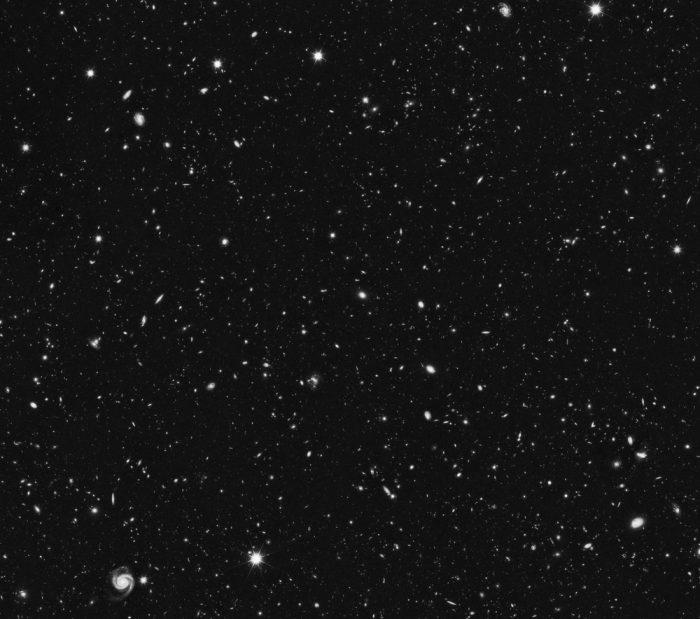
#> input picture deep_space_gray2.jpg, 700 x 619 px
$ python runFilter_4comp.py
#> lines starting #> are read from the running program, lines starting #| are printed output that depends on the picture
### bokeh_funcs_4comp.py
import numpy as np
import math
import scipy.signal as signal
import matplotlib.pyplot as plt


def createSpace(radius):
    space = np.linspace(-radius,radius,radius+radius+1,dtype='float64')[np.newaxis]
    spacefloat = space.astype('float64')
    return spacefloat


def setVariables(a1,b1,A1,B1,a2,b2,A2,B2,a3,b3,A3,B3,a4,b4,A4,B4):
    parms = np.array([a1,b1,A1,B1,a2,b2,A2,B2,a3,b3,A3,B3,a4,b4,A4,B4])
    return parms

def scaleVariables(parms,amount):
    parms[0] *= amount
    parms[1] *= amount
    parms[4] *= amount
    parms[5] *= amount
    parms[8] *= amount
    parms[9] *= amount
    parms[12]*= amount
    parms[13]*= amount
    return parms


def createImg(image):
#> called with image = 'deep_space_gray2.jpg'
    img = plt.imread(image)
#> img is the input picture: shape (619, 700); min 0, max 255, mean 20.8
    img = img.astype('float64')
    return img


def createHKernel(a1,b1,a2,b2,a3,b3,a4,b4,space):
    # This function is mostly taken from Dr. Mike Pound at
    # https://github.com/mikepound/convolve
    size = space.shape
    lengt = size[1]

    kernel1_complex = np.zeros(lengt,dtype='complex64')[np.newaxis]
    kernel1_complex.real = np.exp(-a1* (space**2)) * np.cos(b1 * (space**2))
    kernel1_complex.imag = np.exp(-a1* (space**2)) * np.sin(b1 * (space**2))

    kernel2_complex = np.zeros(lengt,dtype='complex64')[np.newaxis]
    kernel2_complex.real = np.exp(-a2* (space**2)) * np.cos(b2 * (space**2))
    kernel2_complex.imag = np.exp(-a2* (space**2)) * np.sin(b2 * (space**2))

    kernel3_complex = np.zeros(lengt,dtype='complex64')[np.newaxis]
    kernel3_complex.real = np.exp(-a3* (space**2)) * np.cos(b3 * (space**2))
    kernel3_complex.imag = np.exp(-a3* (space**2)) * np.sin(b3 * (space**2))

    kernel4_complex = np.zeros(lengt,dtype='complex64')[np.newaxis]
    kernel4_complex.real = np.exp(-a4* (space**2)) * np.cos(b4 * (space**2))
    kernel4_complex.imag = np.exp(-a4* (space**2)) * np.sin(b4 * (space**2))
    return np.array([kernel1_complex,kernel2_complex,\
                     kernel3_complex,kernel4_complex])


def createVKernel(hkernel):
    kernel = hkernel.T
    return kernel


def visualizeKernel(kernel_1,kernel_2,kernel_3,kernel_4,\
                    A1,B1,A2,B2,A3,B3,A4,B4):
#> called with kernel_1 = array of shape (1, 101), kernel_2 = array of shape (1, 101), kernel_3 = array of shape (1, 101), kernel_4 = array of shape (1, 101), A1 = -5.77, B1 = 46.16, A2 = 9.8, B2 = -15.23
    kernel1 = np.multiply(kernel_1,kernel_1.T)
    kernel2 = np.multiply(kernel_2,kernel_2.T)
    kernel3 = np.multiply(kernel_3,kernel_3.T)
    kernel4 = np.multiply(kernel_3,kernel_3.T)
    fullkernel = A1*kernel1.real + B1*kernel1.imag +\
                 A2*kernel2.real + B2*kernel2.imag +\
                 A3*kernel3.real + B3*kernel3.imag +\
                 A4*kernel4.real + B4*kernel4.imag


    f,axarr = plt.subplots(1,3)
    axarr[0].imshow(kernel1.real+kernel2.real+kernel3.real+kernel4.real\
                    ,cmap='gray',interpolation='nearest')
    axarr[1].imshow(kernel1.imag+kernel2.imag+kernel3.imag+kernel4.imag\
                    ,cmap='gray',interpolation='nearest')
    axarr[2].imshow(fullkernel,cmap='gray',interpolation='nearest')
    plt.show()
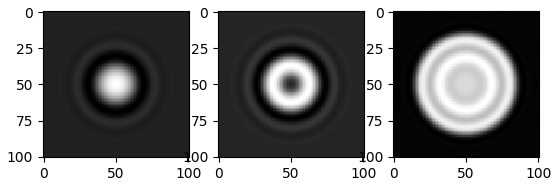
#> figure drawn by matplotlib, 3 panels
#> in visualizeStem, `plt.show()`:
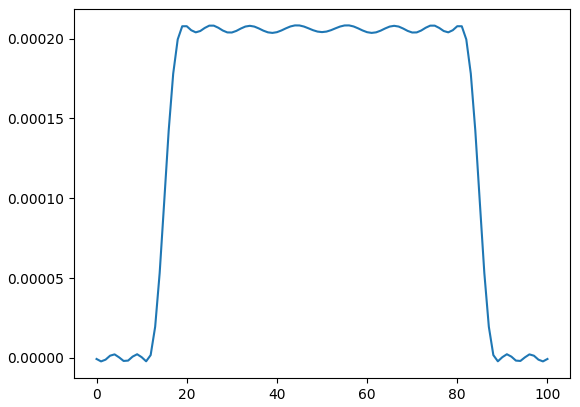
#> figure drawn by matplotlib, 1 panel; curve peaks at x = 44, y = 0.000208


def Bokeh(img,kernel_h1,kernel_h2,kernel_h3,kernel_h4,\
          A1,B1,A2,B2,A3,B3,A4,B4):
#> called with kernel_h1 = array of shape (1, 101), kernel_h2 = array of shape (1, 101), kernel_h3 = array of shape (1, 101), kernel_h4 = array of shape (1, 101), A1 = -5.77, B1 = 46.16, A2 = 9.8, B2 = -15.23
    kernel_v1 = kernel_h1.T
    kernel_v2 = kernel_h2.T
    kernel_v3 = kernel_h3.T
    kernel_v4 = kernel_h4.T
    img_h_1 = signal.convolve2d(img,kernel_h1,boundary='symm')
    img_v_1 = signal.convolve2d(img_h_1,kernel_v1,boundary='symm')
    img_out1 = A1*img_v_1.real + B1*img_v_1.imag
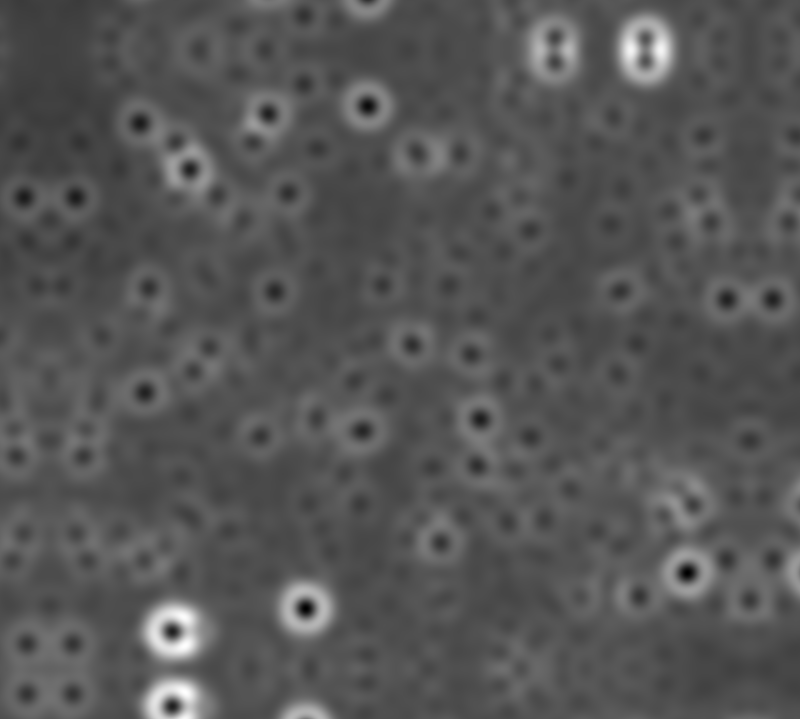
#> img_out1: shape (719, 800) float64; min 9.58, max 68.91, mean 29.6; drawn with min black and max white

    img_h_2 = signal.convolve2d(img,kernel_h2,boundary='symm')
    img_v_2 = signal.convolve2d(img_h_2,kernel_v2,boundary='symm')
    img_out2 = A2*img_v_2.real + B2*img_v_2.imag
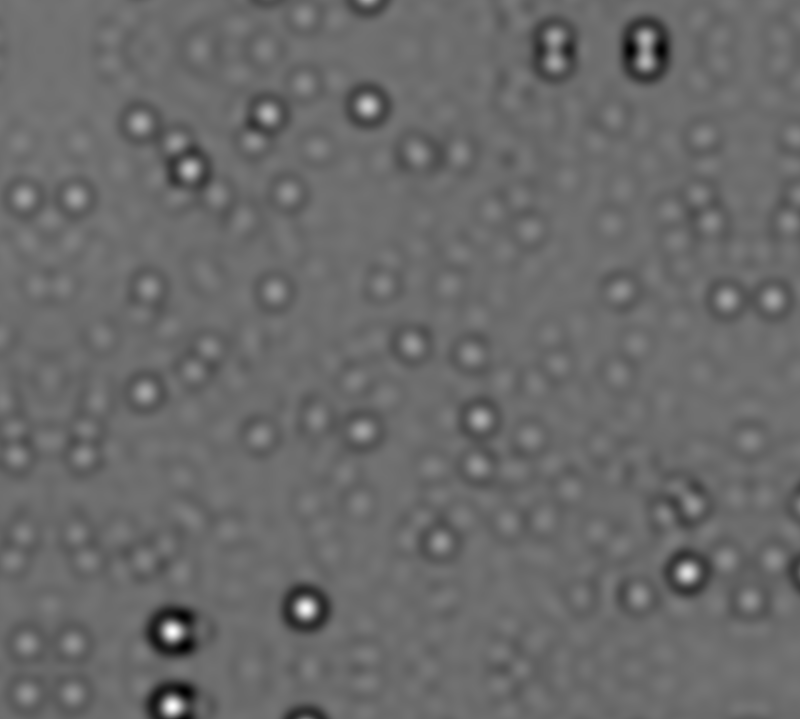
#> img_out2: shape (719, 800) float64; min -44.63, max 32.18, mean -12.4; drawn with min black and max white

    img_h_3 = signal.convolve2d(img,kernel_h3,boundary='symm')
    img_v_3 = signal.convolve2d(img_h_3,kernel_v3,boundary='symm')
    img_out3 = A3*img_v_3.real + B3*img_v_2.imag
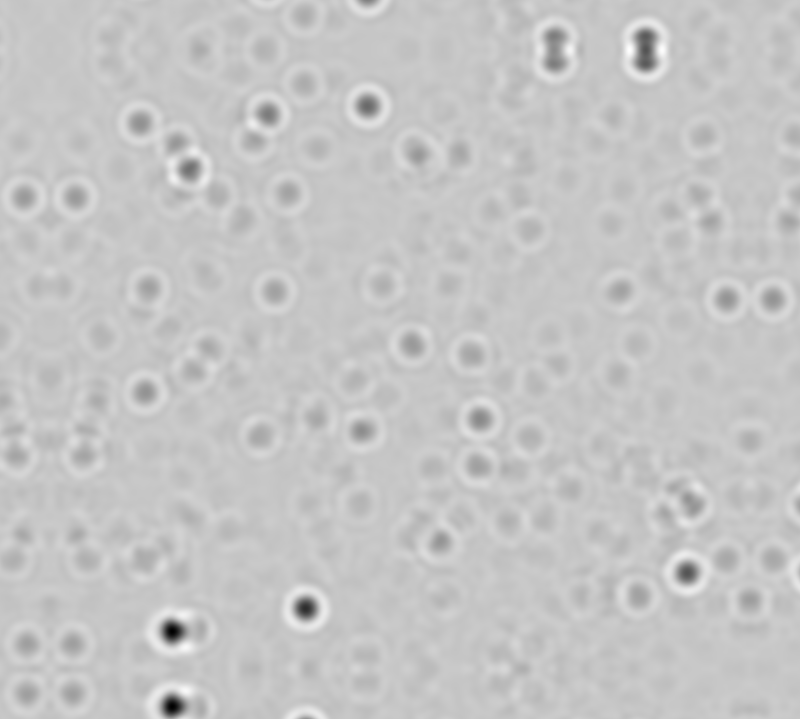
#> img_out3: shape (719, 800) float64; min -22.83, max 5.34, mean -1.01; drawn with min black and max white

    img_h_4 = signal.convolve2d(img,kernel_h4,boundary='symm')
    img_v_4 = signal.convolve2d(img_h_4,kernel_v4,boundary='symm')
    img_out4 = A4*img_v_4.real + B4*img_v_4.imag
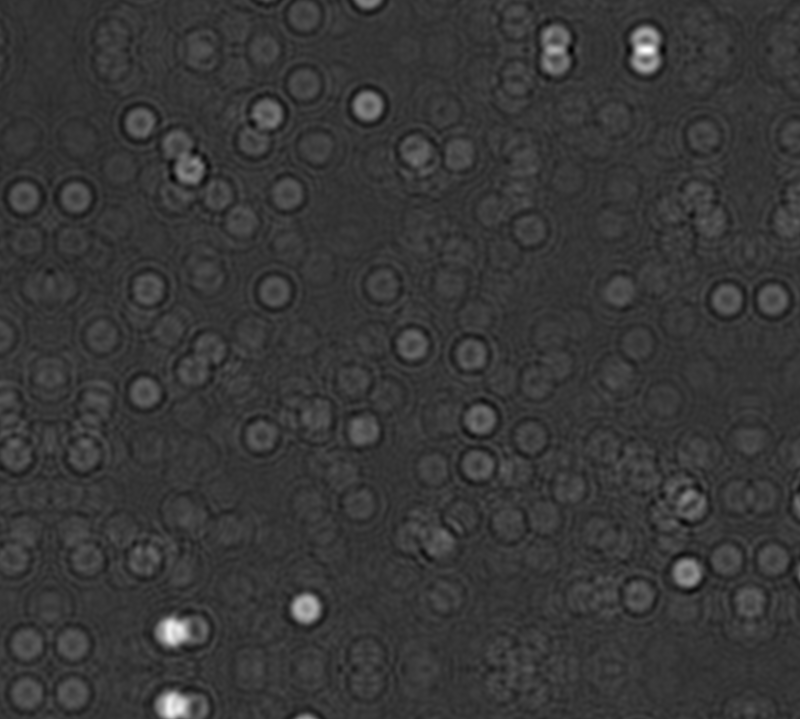
#> img_out4: shape (719, 800) float64; min -0.166, max 1.78, mean 0.263; drawn with min black and max white

    img_out = img_out1 + img_out2 + img_out3 + img_out4
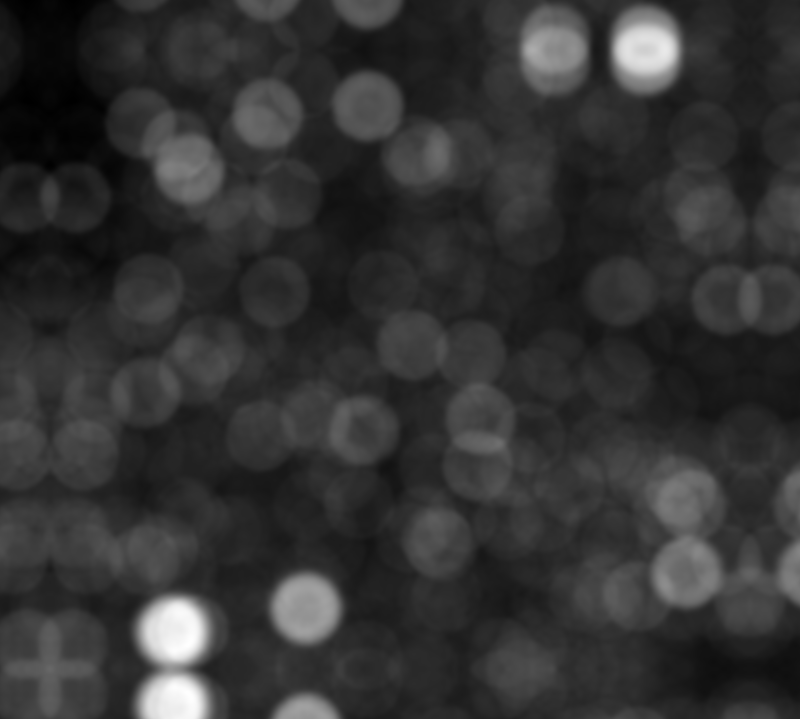
#> img_out: shape (719, 800) float64; min 13.29, max 28.88, mean 16.4; drawn with min black and max white

    plt.imshow(img_out,cmap='gray')
    plt.show()


def visualizeStem(t,hkernel1,hkernel2,hkernel3,hkernel4,\
                  A1,B1,A2,B2,A3,B3,A4,B4):
    kernel1 = np.multiply(hkernel1,hkernel1.T)
    kernel1_real = kernel1.real
    kernel1_imag = kernel1.imag

    kernel2 = np.multiply(hkernel2,hkernel2.T)
    kernel2_real = kernel2.real
    kernel2_imag = kernel2.imag

    kernel3 = np.multiply(hkernel3,hkernel3.T)
    kernel3_real = kernel3.real
    kernel3_imag = kernel3.imag

    kernel4 = np.multiply(hkernel4,hkernel4.T)
    kernel4_real = kernel4.real
    kernel4_imag = kernel4.imag


    shape = kernel1_real.shape
    length = shape[0]
    half_length = (length-1)/2

    kernel1_real_1d = kernel1_real[int(half_length),:][np.newaxis]
    kernel1_imag_1d = kernel1_imag[int(half_length),:][np.newaxis]

    kernel2_real_1d = kernel2_real[int(half_length),:][np.newaxis]
    kernel2_imag_1d = kernel2_imag[int(half_length),:][np.newaxis]

    kernel3_real_1d = kernel3_real[int(half_length),:][np.newaxis]
    kernel3_imag_1d = kernel3_imag[int(half_length),:][np.newaxis]

    kernel4_real_1d = kernel4_real[int(half_length),:][np.newaxis]
    kernel4_imag_1d = kernel4_imag[int(half_length),:][np.newaxis]

    total = A1*kernel1_real_1d.T + B1*kernel1_imag_1d.T \
            + A2*kernel2_real_1d.T + B2*kernel2_imag_1d.T\
            + A3*kernel3_real_1d.T + B3*kernel3_imag_1d.T\
            + A4*kernel4_real_1d.T + B4*kernel4_imag_1d.T

    plt.plot(total)
    plt.show()


def normalizeKernels(hkernel1,hkernel2,hkernel3,\
                     hkernel4,A1,B1,A2,B2,A3,B3,A4,B4):
    #normalizes so that A1*real1 + B1*imag1 + A2*real2 + B2*imag2 ...etc. = 1
    sum1 = A1*np.sum(hkernel1.real)
    sum2 = B1*np.sum(hkernel1.imag)
    sum3 = A2*np.sum(hkernel2.real)
    sum4 = B2*np.sum(hkernel2.imag)
    sum5 = A3*np.sum(hkernel3.real)
    sum6 = B3*np.sum(hkernel3.imag)
    sum7 = A4*np.sum(hkernel4.real)
    sum8 = B4*np.sum(hkernel4.imag)

    total= sum1+sum2+sum3+sum4+sum5+sum6+sum7+sum8
    kernels = np.array([(1/total)*hkernel1,(1/total)*hkernel2,\
                       (1/total)*hkernel3,(1/total)*hkernel4])
    return kernels

### runFilter_4comp.py
import matplotlib.pyplot as plt
from bokeh_funcs_4comp import *


t = createSpace(50)

parms = setVariables(4.338,1.553,-5.767,46.164,\
                     3.839993, 4.693183, 9.795391, -15.227561,\
                     2.791880, 8.178137, -3.048324, 0.302959, \
                     1.342190, 12.328289, 0.010001, 0.244650)

parms = scaleVariables(parms,.001)

img = createImg('deep_space_gray2.jpg')


plt.imshow(img,cmap='gray')
plt.show()

hkernels = createHKernel(parms[0],parms[1],parms[4],parms[5],parms[8],parms[9],\
                         parms[12],parms[13],t)

hkernel1 = hkernels[0]
hkernel2 = hkernels[1]
hkernel3 = hkernels[2]
hkernel4 = hkernels[3]

hkernels = normalizeKernels(hkernel1,hkernel2,hkernel3,hkernel4,parms[2],parms[3],\
                            parms[6],parms[7],parms[10],parms[11],\
                            parms[14],parms[15])
hkernel1 = hkernels[0]
hkernel2 = hkernels[1]
hkernel3 = hkernels[2]
hkernel4 = hkernels[3]


visualizeKernel(hkernel1,hkernel2,hkernel3,hkernel4,\
                parms[2],parms[3],parms[6],parms[7],\
                parms[10],parms[11],parms[14],parms[15])

visualizeStem(t,hkernel1,hkernel2,hkernel3,hkernel4,\
              parms[2],parms[3],parms[6],parms[7],parms[10],\
              parms[11],parms[14],parms[15])

Bokeh(img,hkernel1,hkernel2,hkernel3,hkernel4,\
      parms[2],parms[3],parms[6],parms[7],parms[10],parms[11],\
      parms[14],parms[15])
